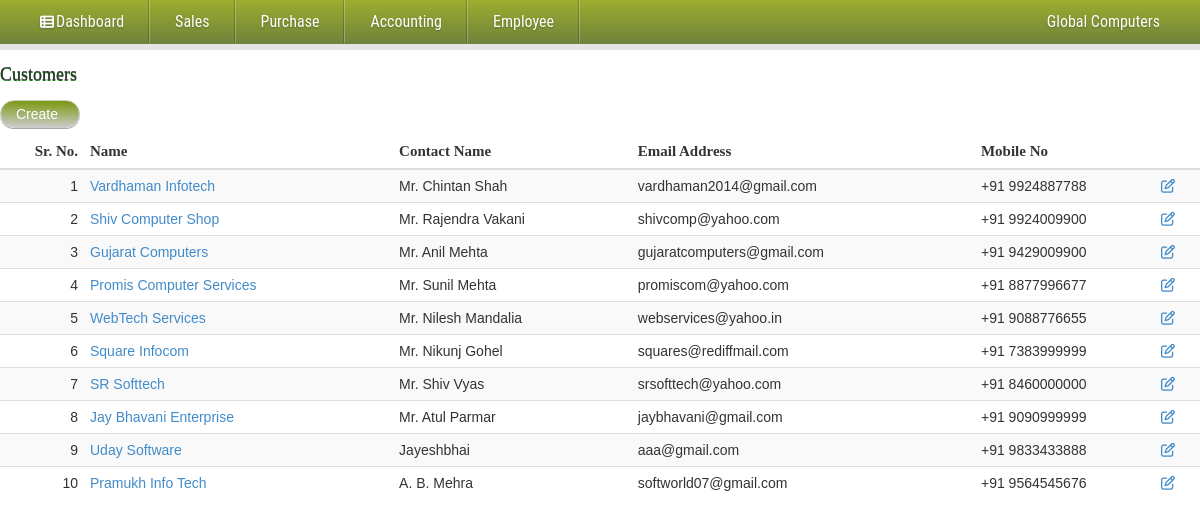
The page /admin/customer_list.php (signed in) on the database its author committed.
### tables this page shows
CREATE TABLE IF NOT EXISTS `customer_master` (
  `customer_id` int(10) NOT NULL AUTO_INCREMENT,
  `customer_name` varchar(100) NOT NULL,
  `address` varchar(200) NOT NULL,
  `city` varchar(50) NOT NULL,
  `state` varchar(50) NOT NULL,
  `pincode` int(6) NOT NULL,
  `mobile_no` varchar(10) NOT NULL,
  `contact_name` varchar(100) NOT NULL,
  `email_id` varchar(50) NOT NULL,
  `vat_tin_no` int(11) NOT NULL,
  `cst_no` int(11) NOT NULL,
  `designation` varchar(20) NOT NULL,
  `phone_no` varchar(12) NOT NULL,
  `iscompany` varchar(1) NOT NULL,
  `is_deleted` varchar(1) NOT NULL,
  `entry_date` datetime NOT NULL,
  PRIMARY KEY (`customer_id`)
);

### admin/customer_list.php (the view, shortened to what this page needs)
<?php include_once("header.php");?>
<form action="" method="post" role="form">
	<h4 id="title">Customers</h4>
	<a href="#modal" id="btn-create">Create</a><br/><br />
  <div class="table-responsive">
    <table class="table table-striped">
      <thead>
        <tr>
			<th style="text-align:right"><b id="b-title">Sr. No.</b></th>
			<th><b id="b-title">Name</b></th>
			<th><b id="b-title">Contact Name</b></th>
			<th><b id="b-title">Email Address</b></th>
			<th colspan="3" id="b-title"><b>Mobile No</b></th>
        </tr>
      </thead>
      <tbody>
	<?php
	$i=1;
	 echo "<tr>";
	   $rs=mysql_query("select *from customer_master where is_deleted='0' order by customer_id desc")or die(mysql_error());
	  if(mysql_num_rows($rs)==0)
	  	echo '<tr><td colspan="6"><b style="color:#CC0000">No Customer Detail Found...</b></td></tr>';
	 else
	 {
		while($row=mysql_fetch_array($rs))
		{
			echo '<td width=7% align=right>'.$i++.'</td>';
			echo '<td><a href="sales.php?cid='.$row[0].'&view=cust_view">'.$row['customer_name'].'</a></td>';
			if($row['contact_name']=="")
				echo "<td>--</td>";
			else
				echo "<td>".$row['contact_name']."</td>";
			echo "<td>".$row['email_id']."</td>";
			echo "<td  width=15%>+91 ".$row['mobile_no']."</td>";
			echo'<td><a href="sales.php?update=customer&cid='.$row[0].'"> <i class="fa fa-edit"></i></a></td>';
			echo "</tr>";
		}
	  }
	  ?>
      </tbody>
    </table>
  </div>
</form>

### styles/menu_style.css (style rules this page uses)
.fa { display:inline-block;font-family:FontAwesome;font-style:normal;font-weight:normal;line-height:1;-webkit-font-smoothing:antialiased;-moz-osx-font-smoothing:grayscale }
.fa-edit:before,.fa-pencil-square-o:before { content:"\f044" }

### styles/style.css (style rules this page uses)
#title { width:100%; font-family:Georgia, "Times New Roman", Times, serif; height:auto; margin-top:15px; text-shadow: 0 1px #006600; }
body { margin: 0; padding: 0; color: #414141; }
#b-title { font-family:"Times New Roman", Times, serif; font-size:15px; }
#btn-create { background: -webkit-linear-gradient(180deg, #CCCCCC, #79980d); background: -o-linear-gradient(180deg, #333333, #79980d); background: -moz-linear-gradient(180deg, #333333, #79980d); background: linear-gradient(1deg,#CCCCCC,#79980d); filter: progid:DXImageTransform.Microsoft.gradient(GradientType=0,StartColorStr='#f6f6f6', EndColorStr='#e1e1e1'); border: 1px solid #ccc; color:#FFFFFF; display:inline-block; min-width:80px; float:left; font-family:Verdana, Arial, Helvetica, sans-serif; margin-right:0px; margin-bottom:5px; padding:3px 0px; padding-left:15px; margin-top:5px; text-decoration:none; border-radius:20px; -moz-border-radius:20px; -webkit-border-radius:20px; -moz-box-shadow:0 1px rgba(0,0,0,.35); -webkit-box-shadow:0 1px rgba(0,0,0,.35); }

### styles/popup.css (style rules this page uses)
html, body, div, span, applet, object, iframe, h1, h2, h3, h4, h5, h6, p, blockquote, pre, a, abbr, acronym, address, big, cite, code, del, dfn, em, img, ins, kbd, q, s, samp, small, strike, strong, sub, sup, tt, var, b, u, i, center, dl, dt, dd, ol, ul, li, fieldset, form, label, legend, table, caption, tbody, tfoot, thead, tr, th, td, article, aside, canvas, details, embed, figure, figcaption, footer, header, hgroup, menu, nav, output, ruby, section, summary, time, mark, audio, video { margin: 0; padding: 0; border: 0; font-size: 100%; font: inherit; vertical-align: baseline; }
body { line-height: 1; }
table { border-collapse: collapse; border-spacing: 0; }

### rows shown on the page
customer_master: customer_name "Vardhaman Infotech", contact_name "Mr. Chintan Shah", email "vardhaman2014@gmail.com", mobile_no "9924887788"
customer_master: customer_name "Shiv Computer Shop", contact_name "Mr. Rajendra Vakani", email "shivcomp@yahoo.com", mobile_no "9924009900"
customer_master: customer_name "Gujarat Computers", contact_name "Mr. Anil Mehta", email "gujaratcomputers@gmail.com", mobile_no "9429009900"
customer_master: customer_name "Promis Computer Services", contact_name "Mr. Sunil Mehta", email "promiscom@yahoo.com", mobile_no "8877996677"
customer_master: customer_name "WebTech Services", contact_name "Mr. Nilesh Mandalia", email "webservices@yahoo.in", mobile_no "9088776655"
customer_master: customer_name "Square Infocom", contact_name "Mr. Nikunj Gohel", email "squares@rediffmail.com", mobile_no "7383999999"
customer_master: customer_name "SR Softtech", contact_name "Mr. Shiv Vyas", email "srsofttech@yahoo.com", mobile_no "8460000000"
customer_master: customer_name "Jay Bhavani Enterprise", contact_name "Mr. Atul Parmar", email "jaybhavani@gmail.com", mobile_no "9090999999"
customer_master: customer_name "Uday Software", contact_name "Jayeshbhai", email "aaa@gmail.com", mobile_no "9833433888"
customer_master: customer_name "Pramukh Info Tech", contact_name "A. B. Mehra", email "softworld07@gmail.com", mobile_no "9564545676"

### other values the page prints
$_SESSION['ossem_enterprise_name'] "Global Computers"
